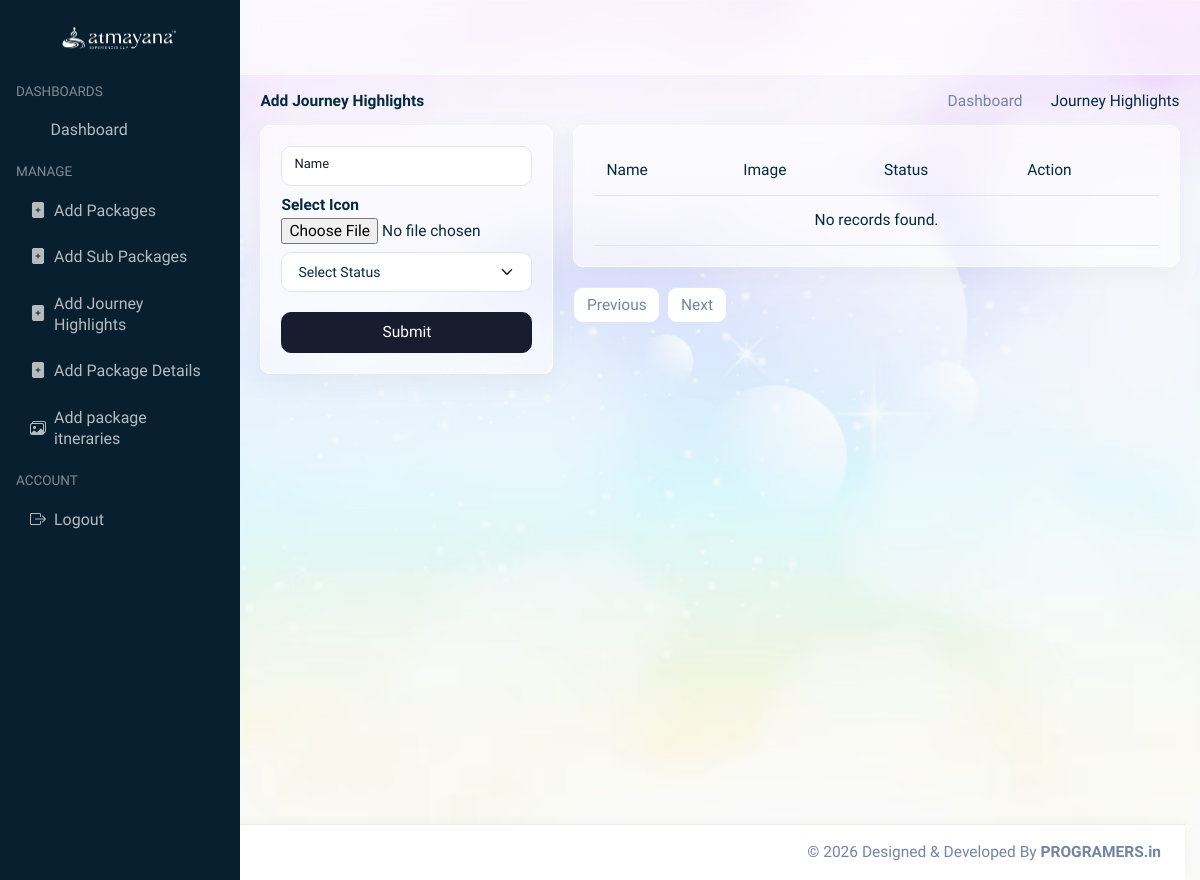
The app's page /packagehighlights/ (signed in), older data.
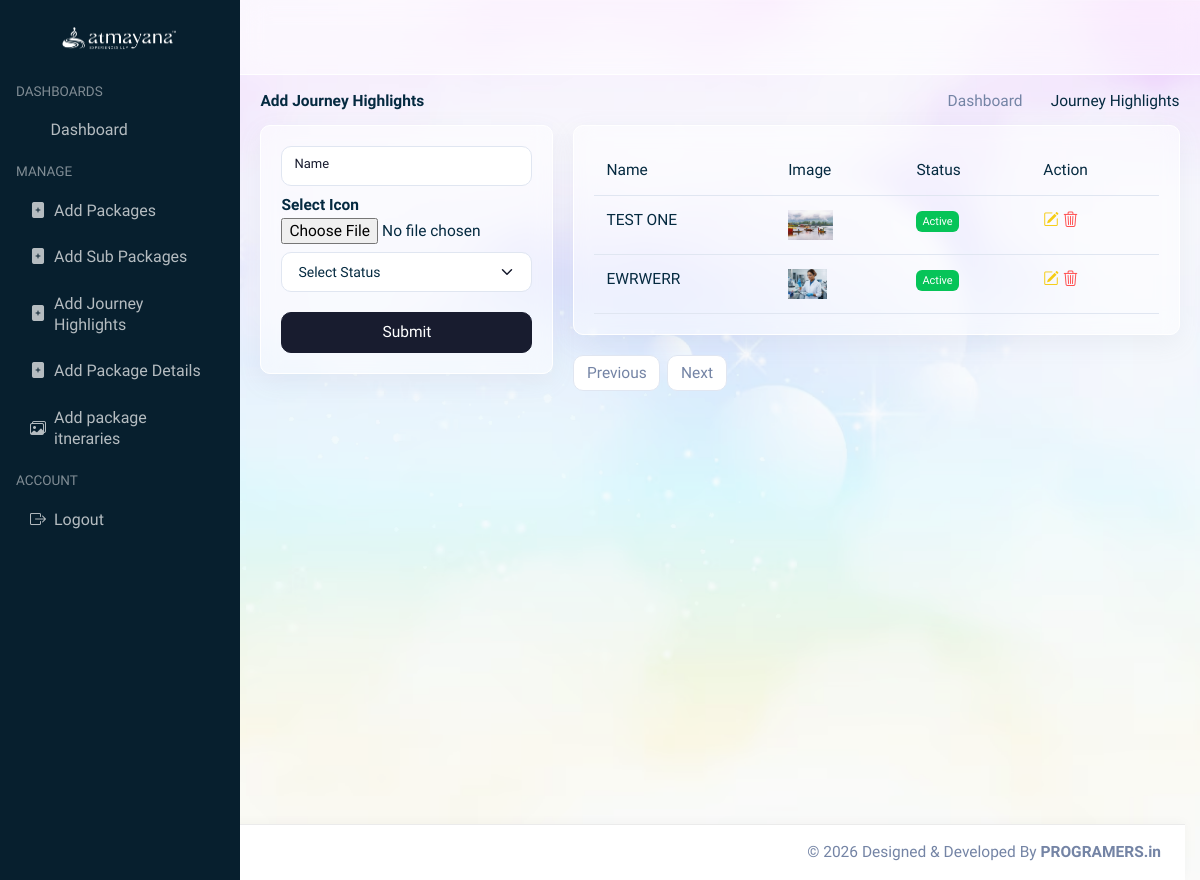
The same page, newer data.
### athmayaApp/models.py (models this page shows, shortened)
class TourHighlight(models.Model):
    STATUS_CHOICES = (
        ('Active', 'Active'),
        ('Inactive', 'Inactive'),
    )
    name = models.CharField(max_length=255)
    icon = models.ImageField(
        upload_to='highlights/',
        null=True,
        blank=True
    )
    status = models.CharField(
        max_length=10,
        choices=STATUS_CHOICES,
        default='Active'
    )
    created_at = models.DateTimeField(auto_now_add=True)
    updated_at = models.DateTimeField(auto_now=True)

### athmayaApp/views.py (the view)
# urls.py: path('packagehighlights/', views.package_highlights, name='package_highlights'),
@login_required(login_url='backoffice')
def package_highlights(request):
    packages = Package.objects.all()
    highlights = TourHighlight.objects.all()
    return render(request, "useradmin/add_tour_highlights_new.html",{
        'packages': packages,
        'highlights': highlights,
    })

### templates/useradmin/add_tour_highlights_new.html (shortened to what the changed rows need)
{% extends 'useradmin/base_admin.html' %}
{% load static %}
{% block content %}
<div class="min-vh-100 position-relative">
    <div class="page-wrapper">
        <div class="container-fluid">
            <div class="row">
                <div class="col-md-8">
                    <div class="card">
                        <div class="card-body">
                            <div class="table-responsive">
                                <table class="table text-nowrap mb-0">
                                    <thead>
                                        <tr>
                                            <th scope="col">Name</th>
                                            <th scope="col">Image</th>
                                            <th scope="col">Status</th>
                                            <th scope="col">Action</th>
                                        </tr>
                                    </thead>
                                    <tbody>
                                        {% for highlight in highlights %}
                                        <tr>
                                            <td>{{ highlight.name | upper }}</td>
                                            <td>
                                                {% if highlight.icon %}
                                                <a href="{{ highlight.icon.url }}" target="_blank">
                                                    <img src="{{ highlight.icon.url }}" alt="{{ highlight.name }}" height="30">
                                                </a>
                                                {% else %}
                                                —
                                                {% endif %}
                                            </td>
                                            <td>
                                                {% if highlight.status == 'Active' %}
                                                    <span class="badge bg-success">Active</span>
                                                {% else %}
                                                    <span class="badge bg-danger">Inactive</span>
                                                {% endif %}
                                            </td>
                                            <td>
                                                <a href="{% url 'edit_highlight' highlight.id %}?page={{ highlights.number }}" class="link link-warning">
                                                        <i class="bi bi-pencil-square"></i>
                                                    </a>
                                                <a href="{% url 'delete_highlight' highlight.id %}" class="link link-danger"
                                                    onclick="return confirm('Are you sure you want to delete this?')">
                                                    <i class="bi bi-trash3"></i>
                                                </a>
                                            </td>
                                        </tr>
                                        {% empty %}
                                        <tr>
                                            <td colspan="4" class="text-center">No records found.</td>
                                        </tr>
                                        {% endfor %}
                                    </tbody>
                                </table>
                            </div>
                        </div>
                    </div>
                </div>
            </div>
        </div>
    </div>
</div>
{% endblock %}

Row changes from the older to the newer data that the page shows:
added TourHighlight: name "TEST ONE", icon (picture), status "Active"
added TourHighlight: name "EWRWERR", icon (picture), status "Active"
Text that changed along with them:
text no longer shown: "No records found."
